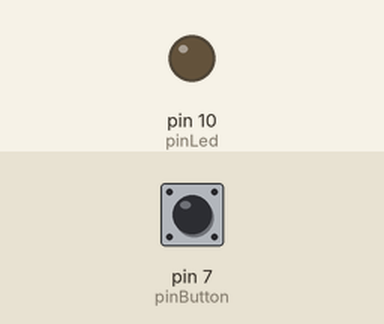
Recording of a sketch running on a simulated Arduino Uno, built with avr-gcc and run on an emulated ATmega328P. Parts: output pins drawn as LEDs (lit = HIGH). Dashed ring = blinking. Inputs (shaded band) come from the test bench; at power-on: pin 7 (pinButton) LOW.

Above: at 1.2 s.
1.3 s: pin 7 (pinButton) pulled HIGH for 1 s
At 1.75 s:
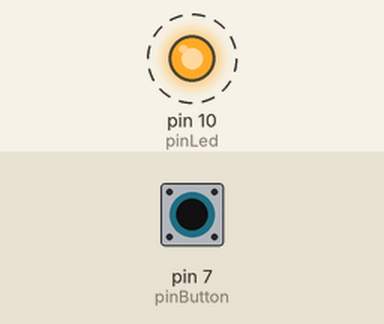
4.0 s: pin 7 (pinButton) pulled HIGH for 0.15 s
At 4.6 s:
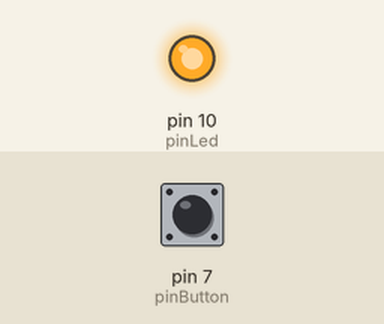
5.8 s: pin 7 (pinButton) pulled HIGH for 3.2 s
At 9.5 s:
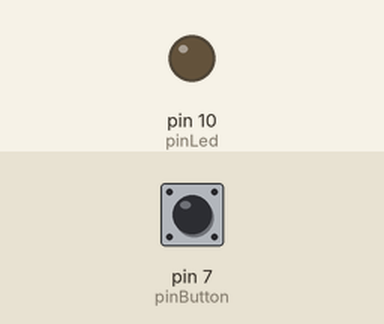
Timing chart, 0 to 11.0 s (numbered marks = the images above; inputs shaded):
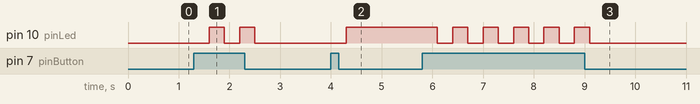

Measured:
- after the input at 1.3 s, pin 10 (pinLed): alternates HIGH for 0.30 s and LOW for 0.30 s, 4 changes in all, then stays LOW, starting after 0.30 s
- after the input at 4.0 s, pin 10 (pinLed): LOW → HIGH after 0.30 s
- after the input at 5.8 s, pin 10 (pinLed): alternates HIGH for 0.30 s and LOW for 0.30 s, 11 changes in all, then stays LOW, starting after 0.30 s

The sketch:

led-button-2.ino
```cpp
const int pinButton = 7;
const int pinLed = 10;
boolean hasPressed = false;

void setup() {
  pinMode(pinButton, INPUT);
  pinMode(pinLed, OUTPUT);
}

void loop() {

  int stateOfButton = digitalRead(pinButton);

  if(stateOfButton == HIGH){
    delay(300);
    hasPressed = !hasPressed;
    digitalWrite(pinLed, hasPressed);
  }
}
```
